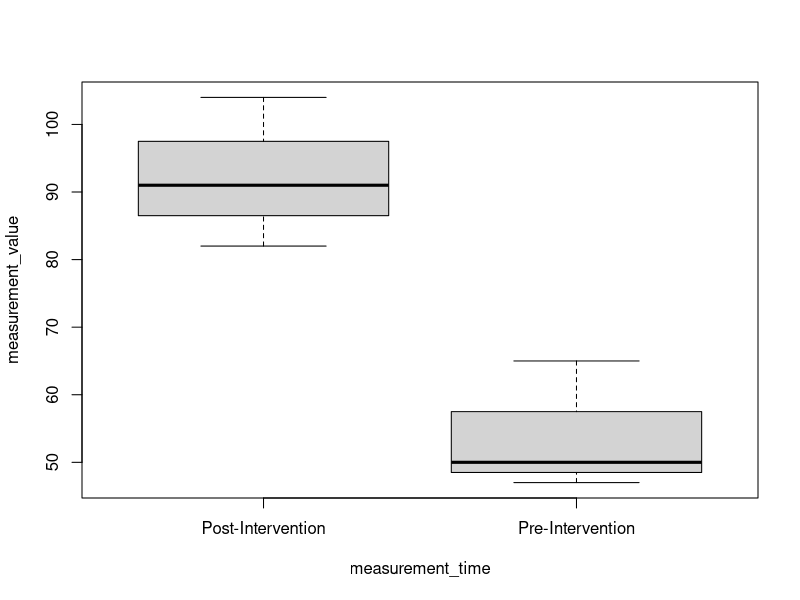
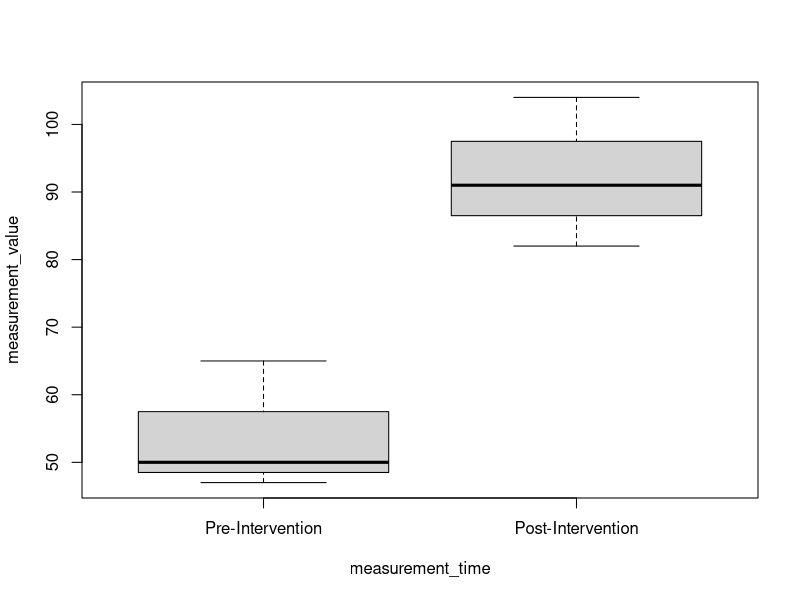
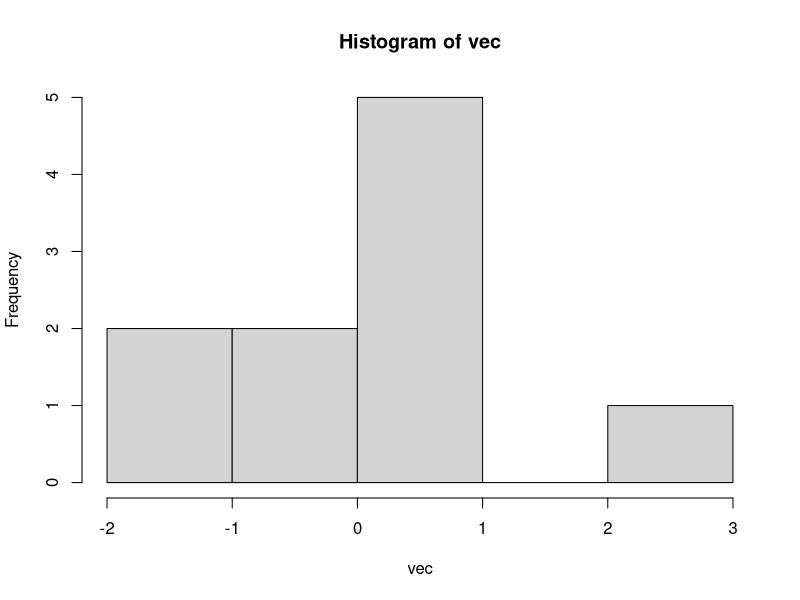

The R source for these figures, in order: (Note: this script raises an error after producing the figures.)
## ---- chunk 1
knitr::opts_chunk$set(echo = TRUE, message = FALSE)
## ---- chunk 2
library(dplyr)
## ---- chunk 3
# Convert a character vector to a factor using `factor`
pre_factored <- c("cat", "dog", "cat")
facts <- factor(pre_factored)

# Check what the levels are using `levels`
## ---- chunk 4
# Does this factor order reflect what you'd want it to be?
factor(c("Pre-Intervention", "Post-Intervention"))
## ---- chunk 5
pt_data <- data.frame(
  MRN = rep(c(97, 107, 402),2),
  measurement_time = c(rep("Pre-Intervention", 3), rep("Post-Intervention", 3)),
  measurement_value = c(50, 65, 47, 104, 82, 91)
)
pt_data

boxplot(measurement_value ~ measurement_time, data = pt_data)
# Did the intervention increase or decrease the measurement value?

# Factor the data by supplying the argument `levels`
pt_data$measurement_time <- factor(
  pt_data$measurement_time, 
  levels = c("Pre-Intervention", "Post-Intervention")
)
boxplot(measurement_value ~ measurement_time, data = pt_data)
levels(pt_data$measurement_time)

## ---- chunk 6

levels(pt_data$measurement_time)
unclass(pt_data$measurement_time)
as.numeric(pt_data$measurement_time)
## ---- chunk 7
fact3 <- factor(c(8, 10, 3))

# wrong way!
as.numeric(fact3)

# right way!
as.numeric(as.character(fact3))

# many paths to the right way
fact3 |>
  as.character() |>
  as.numeric()
## ---- chunk 8
date1 <- as.Date("03-01-2011", format = "%m-%d-%Y")
date2 <- as.Date("03/02/11", format = "%m/%d/%y")
date3 <- as.Date("07-May-11", format = "%d-%b-%y")
date1
class(date1)
## ---- chunk 9
?strptime
## ---- chunk 10
class(date1)
dates <- c(date1, date2, date3)
weekdays(dates)
dates + 30
date3 - date2
## ---- chunk 11
as.numeric(dates)
as.numeric(as.Date("01-01-1970", format = "%m-%d-%Y"))
date1 - as.Date("01-01-1970", format = "%m-%d-%Y")
as.numeric(date1)
## ---- chunk 12
# strptime helps convert from character to datetime
date.hour <- strptime("2018-03-17 04:34:12", format = "%Y-%m-%d %H:%M:%S")
date <- c("31/10/2016")
time <- c("13:31:33")
day <- paste(date,"T", time) 
day
class(day)

#POSIXct stores data as number since origin
dt1 <- as.POSIXct(day,format="%d/%m/%Y T %H:%M:%S",tz="Europe/Paris")
dt1
object.size(dt1)
class(dt1)
attributes(dt1)

#POSIXlt stores data as a list
dt2 <- as.POSIXlt(day,format="%d/%m/%Y T %H:%M:%S",tz="Europe/Paris")
dt2
object.size(dt2)
class(dt2)
attributes(dt2)
dt2$year
dt2$hour
dt2$zone
dt2$wday


## ---- chunk 13
dose1t <- as.POSIXct("03/02/11 10:15:00", format = "%m/%d/%y %H:%M:%S")
dose2t <- as.POSIXct("03/02/11 18:23:00", format = "%m/%d/%y %H:%M:%S")

dose2t - dose1t
difftime(dose2t, dose1t, units = "mins")
## ---- chunk 14
# Or in dataframe calculations:
patients <- data.frame(
  ID = c(rep(1,3), rep(2,2)),
  datetime = as.POSIXct(
    c("03/02/11 10:15:00", "03/02/11 18:23:00","03/02/11 23:34:00",
      "03/03/11 02:30:00", "03/03/11 13:24:00"
    ),
    format = "%m/%d/%y %H:%M:%S"
  ),
  EVID = c(1, 1, 0, 1, 0),
  DV = c(0, 0, 10.8, 0, 16),
  DOSE = c(100, 100, 0, 100, 0)
) 
patients

# Calculate the time of since the first dose for each patient


  
## ---- chunk 15
big <- 1e500 
big
big + 7
## ---- chunk 16
sqrt(-5)
big - big
big
-1/0

## ---- chunk 17
vec <- rnorm(12)
vec[c(3, 5)] <- NA
vec
length(vec)
## ---- chunk 18
sum(vec)
sum(vec, na.rm = TRUE)
?sum
hist(vec)

is.na(vec)

## ---- chunk 19
c(1, 9, NA)
c(1, 9, NULL)
vec
length(vec)
vec[6] <- NULL
vec[7] <- NA
a
a <- NULL
a
a + 7
## ---- chunk 20
library(datasets)
ToothGrowth
ToothGrowth[["Length"]]
## ---- chunk 21
nonnulls <- data.frame(
  a = c(1:5),
  b = letters[1:5]
)
nonnulls

nonnulls[['a']] <- NULL  
nonnulls
## ---- chunk 22

?t.test

## ---- chunk 23
rainbows <- c("red", "orange", "yellow", "green", "blue", "indigo", "violet")

## ---- chunk 24
dt1 <- "2004-03-14"
dt2 <- "1987-03-14"


## ---- chunk 25
test_data_frame <- mtcars
## ---- chunk 26
my_numbers <- c('23', 'z', '37', '69', 'h', '18', '18', '19', '91', '4', '97', '83', '19', '51', '93', '20', '80', '37', '34', '93', '36', '55', 't', '48', '27', '54', '3', '89', '40', '73', '44', '52', '78', 's', '89', '84', '18', '59', '89', '14', '77', '52', '62', '92', 'o', '45', '1', '81', '3', '7', '24', '57', '50', '56', '95', '85', '100', '92', '98', '60', '18', '55', '2', '11', '8', '45', 'a', '6', '77', '9', '49', '66', '78', '18', '21', '36', 'i', '58', '45', '27', '13', '47', '54', '92', '86', '9', '94', '58', '62', 'k', '87', '34', '41', '58', '48', '12', '76', '31', '24', '20', '7', '40', '24', '98', '86', '51', '53', '29', '87', '20', '15', '97', '59', '20', '32', '61', '34', '92', '31', '36', '8', '49', '92', '9', '55', '10', '26', '100', '70', '77', '92', '18', '20', '10', '26', '4', '1', '5', '11', '99', '98', '2', '45', '24', '7', '98', '79', '64', '79', '15', '43', '20', '9', '58', '85', '66', '41', '16', '16', '94', '62', '21', '53', '43', '63', '4', '33', '97', '47', '73', '72', '38', '97', '71', '55', '66', '50', '91', '96', '21', '64', '70', '23', '8', '38', '27', '18', '9', '92', '43', '35', '23', '22', '17', '43', '42', '8', '42', '69', '7', '95', '54', '39', '24', '100', '61', '65', '16', '33', '48', '72', '94', '19', '68', '42', '52', '51', '83', '55', '21', '64', '29', '76', '56', '55', '55', '52', '42', '80', '94', '78', '46', '58', '33', '21', '30', '33', '60', '50', '22', '55', '27', '22', '65', '54', '31', '5', '10', '1', '21', '62', '90', '36', '38', '80', '100', '62', '75', '56', '29', '74', '44', '99', '45', '98', '16', '57', '11', '34', '35', '47', '95', '4', '36', '26', '74', '10', '44', '52', '85', '31', '4', '11', '62', '83', '27', '53', '7', '45', '43', '13', '9', '11', '7', '34', '87', '65', '19', '28', '17', '51', '1', '18', '19', '95', '52', '82', '53', '4', '5', '87', '27', '11', '69', '5', '6', '39', '52', '26', '1', '13', '98', '80', '66', '68', '11', '100', '57', '58', '64', '85', '49', '90', '12', '5', '47', '1', '99', '47', '65', '98', '88', '2', '64', '98', '57', '10', '64', '16', '79', '91', '91', '67', '58', '61', '49', '49', '56', '37', '61', '43', '20', '34', '76', '99', '67', '50', '32', '63', '82', '16', '94', '62', '27', '83', '77', '43', '41', '12', '57', '49', '55', '3', '81', '61', '39', '48', '23', '72', '95', '64', '49', '42', '81', '66', '30', '35', '80', '95', '45', '38', '34', '40', '4', '34', '34', '91', '80', '42', '26', '69', '100', '46', '6', '32', '99', '43', '66', '47', '20', '1', '67', '14', '77', '89', '19', '42', '3', '92', '34', '55', '98', '79', '74', '90', '6', '76', '84', '91', '90', '88', '53', '13', '75', '21', '96', '12', '38', '54', '7', '37', '57', '27', '89', '81', '31', '54', '21', '93', '60', '23', '96', '43', '48', '13', '30', '57', '9', '50', '29', '27', '60', '56', '53', '18', '71', '97', '44', '73', '93', '96', '34', '44', '19', '8', '62', '23', '68', '28', '13', '90', '40', '25', '45', '53', '86', '60', '100', '70', '17')
